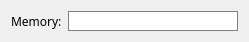
<?xml version="1.0" encoding="UTF-8"?>
<ui version="4.0">
    <class>SysMemory</class>
    <widget class="QWidget" name="SysMemory">
        <property name="geometry">
            <rect>
                <x>0</x>
                <y>0</y>
                <width>248</width>
                <height>40</height>
            </rect>
        </property>
        <property name="windowTitle">
            <string>SysMemory</string>
        </property>
        <layout class="QGridLayout" name="gridLayout">
            <item row="0" column="0">
                <layout class="QHBoxLayout" name="horizontalLayout">
                    <item>
                        <widget class="QLabel" name="label">
                            <property name="font">
                                <font>
                                    <family>微软雅黑</family>
                                </font>
                            </property>
                            <property name="text">
                                <string>Memory:</string>
                            </property>
                        </widget>
                    </item>
                    <item>
                        <widget class="QProgressBar" name="progressBar">
                            <property name="maximumSize">
                                <size>
                                    <width>16777215</width>
                                    <height>20</height>
                                </size>
                            </property>
                            <property name="font">
                                <font>
                                    <family>微软雅黑</family>
                                </font>
                            </property>
                            <property name="styleSheet">
                                <string notr="true">QProgressBar {
                                    border: 1px solid grey;
                                    }

                                    QProgressBar::chunk {
                                    background-color: #05B8CC;
                                    width: 20px;
                                    }
                                </string>
                            </property>
                            <property name="alignment">
                                <set>Qt::AlignCenter</set>
                            </property>
                        </widget>
                    </item>
                </layout>
            </item>
        </layout>
    </widget>
    <resources/>
    <connections/>
</ui>
